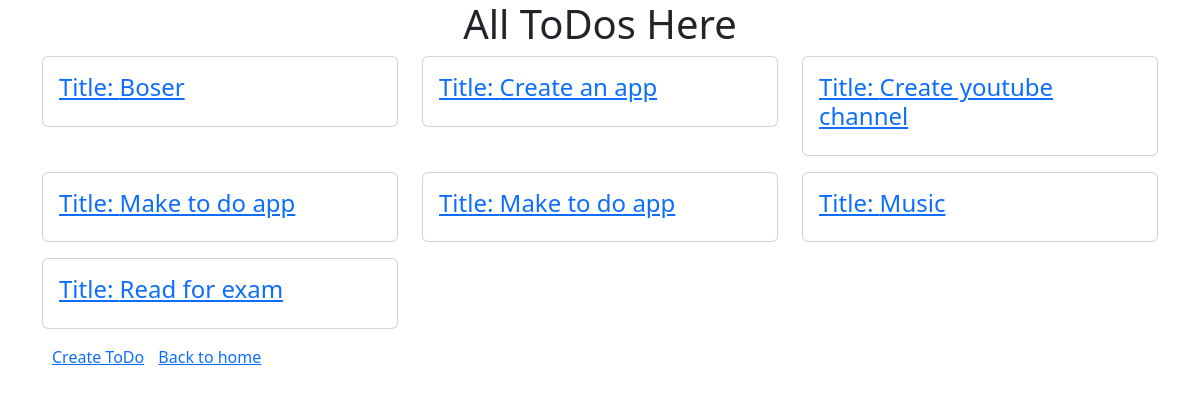
Page /view_todo/ on the earlier database version.
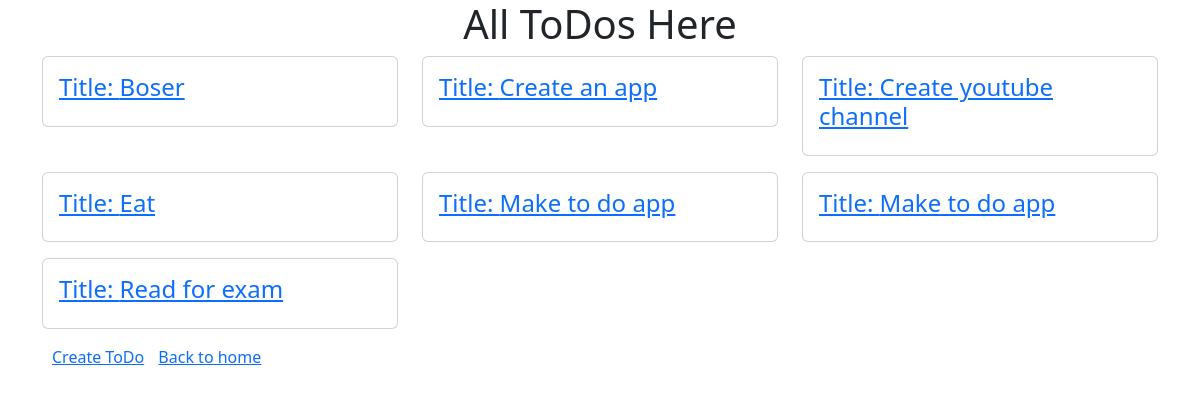
Same page on the later database version.
### todoapp/models.py (models this page shows, shortened)
class Task(models.Model):
    user = models.ForeignKey(User, on_delete=models.CASCADE, null=True, blank=True)
    title = models.CharField(max_length=200)
    description= models.TextField(null=True,blank=True)
    complete=models.BooleanField(default=False)
    create= models.DateTimeField(auto_now_add=True)
    class Meta:
        ordering=['-create']

### todoapp/views.py (the view)
# urls.py: path('view_todo/',views.view_todo,name='view_todo'),
def view_todo(request):
    todo = Task.objects.all().order_by("title")
    context={'todo':todo}
    return render (request,'todoapp/viewtodo.html',context)

### todoapp/templates/todoapp/viewtodo.html (shortened to what this page needs)
<html lang="en">
  <head>
    <link
      rel="stylesheet"
      href="https://cdn.jsdelivr.net/npm/bootstrap@5.3.0/dist/css/bootstrap.min.css"
    />
  </head>
  <body>
    <h1 style="text-align: center">All ToDos Here</h1>
    <div class="form-group">
      <div class="container">
        <div class="row">
          {% for todo in todo %}
          <div class="col-md-4">
            <div class="card mb-3">
              <div class="card-body">
               <a href={% url "details" todo.id %} style"text-decoration:none; color:black;"><h4 class="card-title">Title: {{todo.title}}</h4></a>
              </div>
            </div>
          </div>
          {% endfor %}
        </div>
        <a
          href='{% url "create_todo" %}'
          class="form-group"
          style="padding: 10px; margin-bottom: 20px"
          >Create ToDo</a
        >
        <a href= {% url "home" %}> Back to home </a>
      </div>
    </div>
  </body>
</html>

Differences in the rows shown:
removed Task: title "Music"
added Task: title "Eat"
